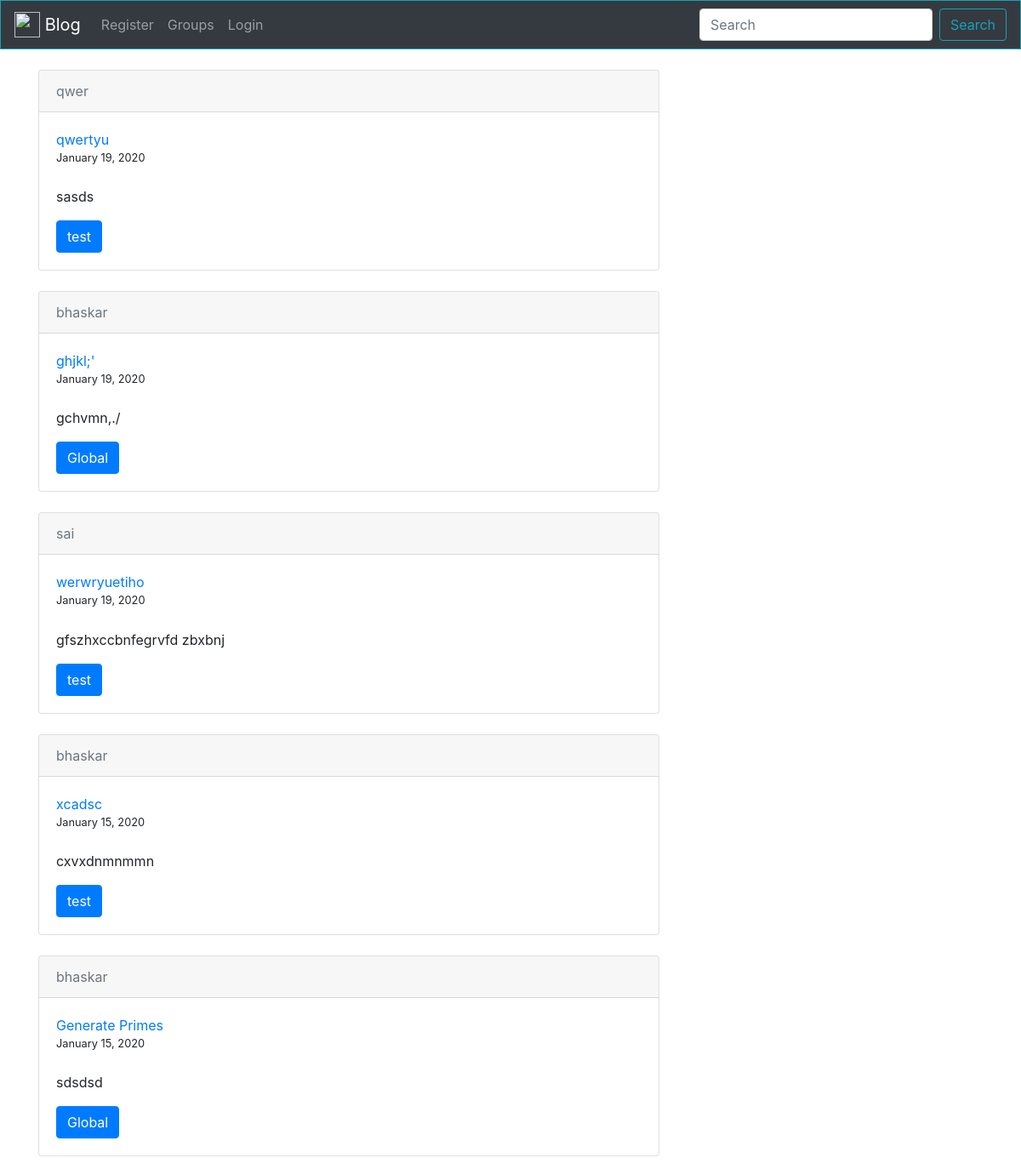
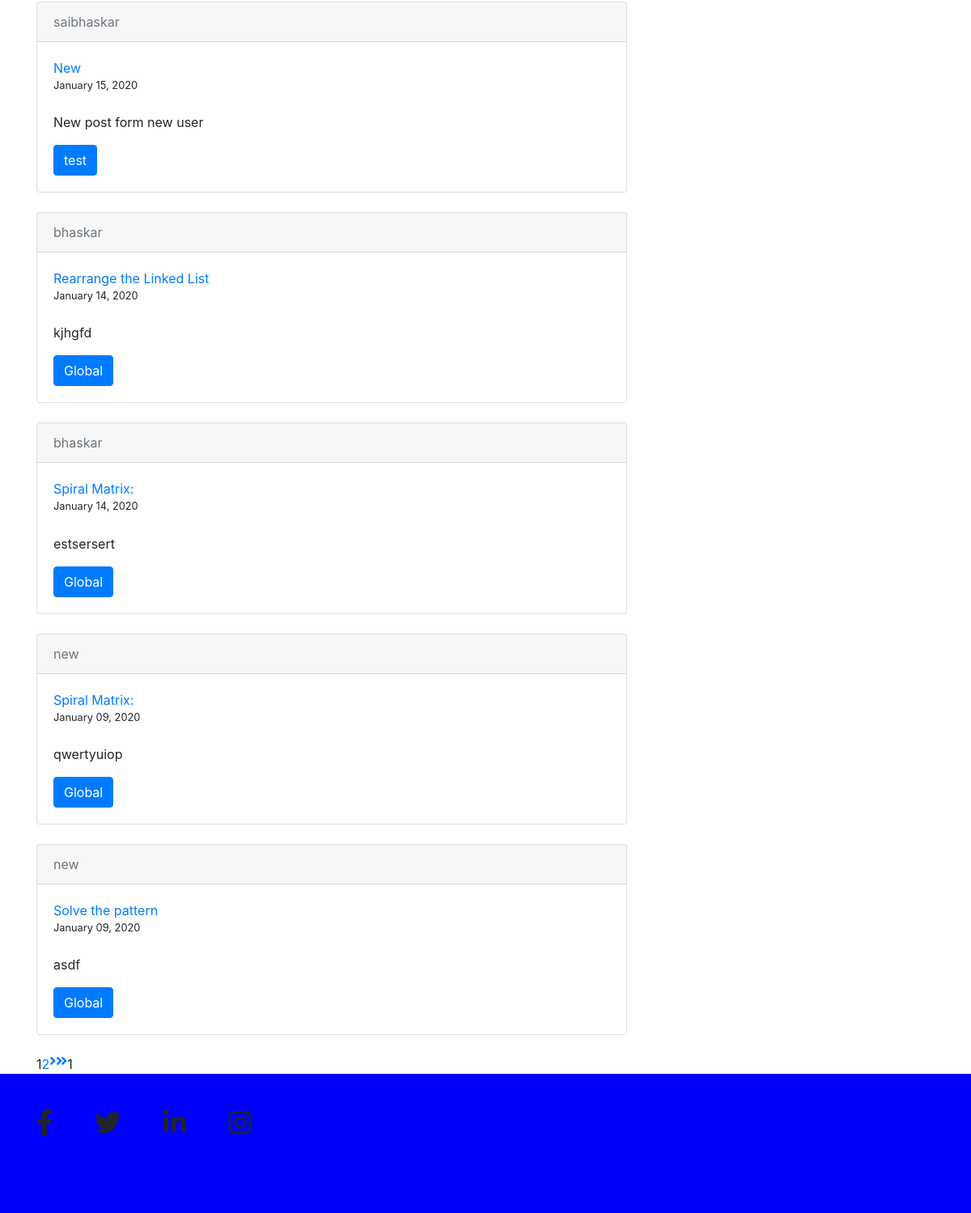
The page / on the database its author committed (2 pictures, top to bottom).
### post/models.py (models this page shows, shortened)
class Posts(models.Model):
	title = models.CharField(max_length = 100)
	context = models.TextField()
	date_posted = models.DateTimeField(default = timezone.now)
	user = models.ForeignKey(User, on_delete = models.CASCADE)
	groups = models.ForeignKey(Com, on_delete = models.CASCADE)
	image = models.ImageField(upload_to='post_images', blank=True)

### groups/models.py (models this page shows, shortened)
class Com(models.Model):
	name = models.CharField(max_length = 100, primary_key=True)
	def __str__(self):
		return self.name

### post/views.py (the view)
# urls.py: path('', views.index, name='index'),
def index(request):
	posts = Posts.objects.all().order_by('-date_posted')
	paginator = Paginator(posts, 10)
	page = request.GET.get('page')
	posts = paginator.get_page(page)
	return render(request,'post/index.html', {'posts': posts})

### templates/post/index.html (shortened to what this page needs)
{% extends "post/header.html"%}
{% block content %}
{% for post in posts %}
<div class="card">
	<div class="card-header">
		<a class="card-subtitle mb-2 text-muted" href="{% url 'user-posts' post.user.username %}">{{ post.user }}</a>
	</div>
	<div class="card-body">
		<a class="card-title" href="{% url 'post-detail' post.id %}">{{ post.title }}</a>
		<small>{{ post.date_posted|date:"F d, Y" }}</small>
		<p class="card-text">{{ post.context }}</p>
		<a href="{% url 'groups' %}{{ post.groups }}" class="btn btn-primary">{{ post.groups }}</a>
	</div>
</div>
{% endfor %}
{% if posts.paginator.num_pages > 1 %}
    {% include 'post/_pagination.html' with posts=posts %}
{% endif %}
{% endblock content %}

### rows shown on the page
Posts: user "qwer", title "qwertyu", date_posted "January 19, 2020", context "sasds", groups "test"
Posts: user "bhaskar", title "ghjkl;'", date_posted "January 19, 2020", context "gchvmn,./", groups "Global"
Posts: user "sai", title "werwryuetiho", date_posted "January 19, 2020", context "gfszhxccbnfegrvfd zbxbnj", groups "test"
Posts: user "bhaskar", title "xcadsc", date_posted "January 15, 2020", context "cxvxdnmnmmn", groups "test"
Posts: user "bhaskar", title "Generate Primes", date_posted "January 15, 2020", context "sdsdsd", groups "Global"
Posts: user "saibhaskar", title "New", date_posted "January 15, 2020", context "New post form new user", groups "test"
Posts: user "bhaskar", title "Rearrange the Linked List", date_posted "January 14, 2020", context "kjhgfd", groups "Global"
Posts: user "bhaskar", title "Spiral Matrix:", date_posted "January 14, 2020", context "estsersert", groups "Global"
Posts: user "new", title "Spiral Matrix:", date_posted "January 09, 2020", context "qwertyuiop", groups "Global"
Posts: user "new", title "Solve the pattern", date_posted "January 09, 2020", context "asdf", groups "Global"

### other values the page prints
{{ num }} "1"
{{ num }} "2"
